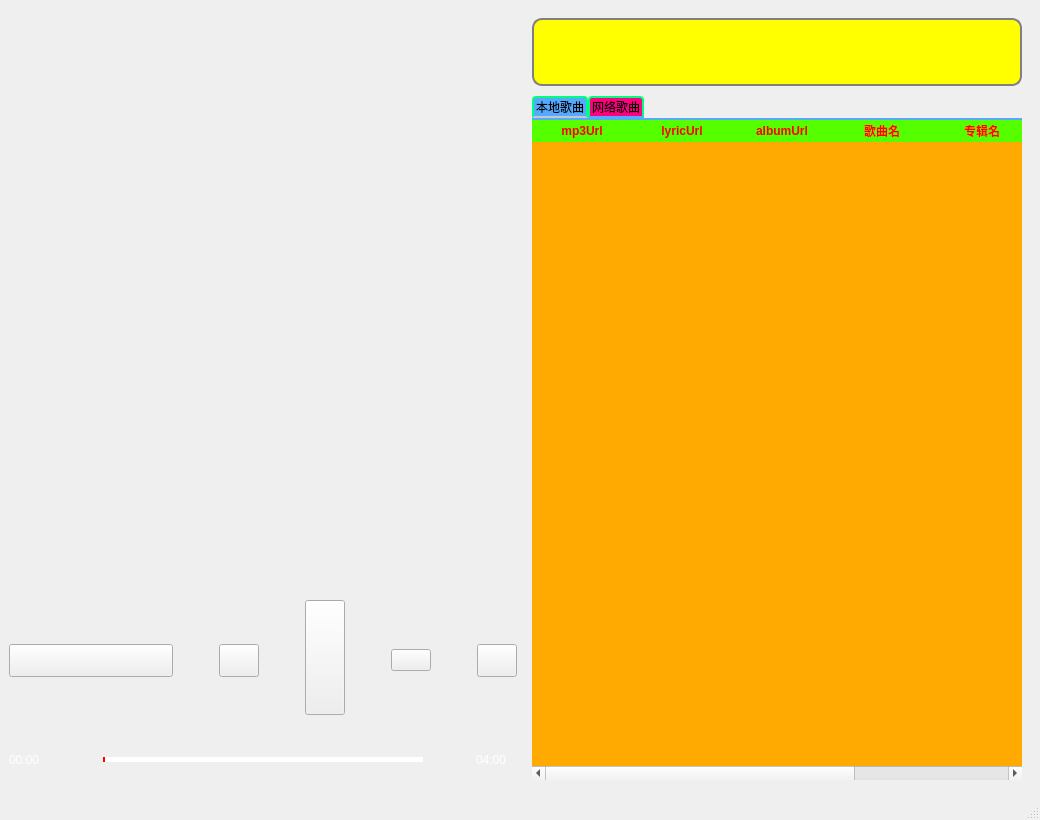
<?xml version="1.0" encoding="UTF-8"?>
<ui version="4.0">
 <class>CloudMusicWindow</class>
 <widget class="QMainWindow" name="CloudMusicWindow">
  <property name="geometry">
   <rect>
    <x>0</x>
    <y>0</y>
    <width>1040</width>
    <height>820</height>
   </rect>
  </property>
  <property name="windowTitle">
   <string>CloudMusicWindow</string>
  </property>
  <widget class="QWidget" name="centralwidget">
   <property name="styleSheet">
    <string notr="true">QWidget#centralwidget {
background-image: url(:/images/background.png);}</string>
   </property>
   <layout class="QHBoxLayout" name="horizontalLayout_2">
    <item>
     <layout class="QVBoxLayout" name="verticalLayout" stretch="10,1,2,1,1">
      <item>
       <widget class="QGraphicsView" name="graphicsView">
        <property name="styleSheet">
         <string notr="true">background-color: transparent;</string>
        </property>
        <property name="verticalScrollBarPolicy">
         <enum>Qt::ScrollBarAlwaysOff</enum>
        </property>
        <property name="horizontalScrollBarPolicy">
         <enum>Qt::ScrollBarAlwaysOff</enum>
        </property>
       </widget>
      </item>
      <item>
       <spacer name="verticalSpacer_9">
        <property name="orientation">
         <enum>Qt::Vertical</enum>
        </property>
        <property name="sizeType">
         <enum>QSizePolicy::Fixed</enum>
        </property>
        <property name="sizeHint" stdset="0">
         <size>
          <width>20</width>
          <height>10</height>
         </size>
        </property>
       </spacer>
      </item>
      <item>
       <layout class="QGridLayout" name="gridLayout" rowstretch="0,0,0,0" columnstretch="2,0,0,0,0,0,0,0,0">
        <item row="0" column="6" rowspan="2">
         <spacer name="verticalSpacer_5">
          <property name="orientation">
           <enum>Qt::Vertical</enum>
          </property>
          <property name="sizeHint" stdset="0">
           <size>
            <width>20</width>
            <height>17</height>
           </size>
          </property>
         </spacer>
        </item>
        <item row="2" column="5">
         <spacer name="horizontalSpacer_3">
          <property name="orientation">
           <enum>Qt::Horizontal</enum>
          </property>
          <property name="sizeHint" stdset="0">
           <size>
            <width>40</width>
            <height>20</height>
           </size>
          </property>
         </spacer>
        </item>
        <item row="2" column="6">
         <widget class="QPushButton" name="pushButton_4">
          <property name="styleSheet">
           <string notr="true">border-image: url(:/images/play-next.png);</string>
          </property>
          <property name="text">
           <string/>
          </property>
         </widget>
        </item>
        <item row="3" column="0">
         <spacer name="verticalSpacer_2">
          <property name="orientation">
           <enum>Qt::Vertical</enum>
          </property>
          <property name="sizeHint" stdset="0">
           <size>
            <width>20</width>
            <height>17</height>
           </size>
          </property>
         </spacer>
        </item>
        <item row="3" column="6">
         <spacer name="verticalSpacer_6">
          <property name="orientation">
           <enum>Qt::Vertical</enum>
          </property>
          <property name="sizeHint" stdset="0">
           <size>
            <width>20</width>
            <height>17</height>
           </size>
          </property>
         </spacer>
        </item>
        <item row="0" column="8">
         <spacer name="verticalSpacer_8">
          <property name="orientation">
           <enum>Qt::Vertical</enum>
          </property>
          <property name="sizeHint" stdset="0">
           <size>
            <width>20</width>
            <height>17</height>
           </size>
          </property>
         </spacer>
        </item>
        <item row="2" column="3">
         <spacer name="horizontalSpacer_2">
          <property name="orientation">
           <enum>Qt::Horizontal</enum>
          </property>
          <property name="sizeHint" stdset="0">
           <size>
            <width>40</width>
            <height>20</height>
           </size>
          </property>
         </spacer>
        </item>
        <item row="2" column="0">
         <widget class="QPushButton" name="pushButton_5">
          <property name="sizePolicy">
           <sizepolicy hsizetype="Expanding" vsizetype="Expanding">
            <horstretch>0</horstretch>
            <verstretch>0</verstretch>
           </sizepolicy>
          </property>
          <property name="styleSheet">
           <string notr="true">border-image: url(:/images/cycle-play.png);</string>
          </property>
          <property name="text">
           <string/>
          </property>
         </widget>
        </item>
        <item row="0" column="0" rowspan="2">
         <spacer name="verticalSpacer">
          <property name="orientation">
           <enum>Qt::Vertical</enum>
          </property>
          <property name="sizeHint" stdset="0">
           <size>
            <width>20</width>
            <height>17</height>
           </size>
          </property>
         </spacer>
        </item>
        <item row="3" column="8">
         <spacer name="verticalSpacer_7">
          <property name="orientation">
           <enum>Qt::Vertical</enum>
          </property>
          <property name="sizeHint" stdset="0">
           <size>
            <width>20</width>
            <height>17</height>
           </size>
          </property>
         </spacer>
        </item>
        <item row="2" column="2">
         <widget class="QPushButton" name="prevMusic">
          <property name="sizePolicy">
           <sizepolicy hsizetype="Expanding" vsizetype="Expanding">
            <horstretch>0</horstretch>
            <verstretch>0</verstretch>
           </sizepolicy>
          </property>
          <property name="styleSheet">
           <string notr="true">border-image: url(:/images/play-pri.png);</string>
          </property>
          <property name="text">
           <string/>
          </property>
         </widget>
        </item>
        <item row="2" column="7">
         <spacer name="horizontalSpacer_4">
          <property name="orientation">
           <enum>Qt::Horizontal</enum>
          </property>
          <property name="sizeHint" stdset="0">
           <size>
            <width>40</width>
            <height>20</height>
           </size>
          </property>
         </spacer>
        </item>
        <item row="0" column="2">
         <spacer name="verticalSpacer_4">
          <property name="orientation">
           <enum>Qt::Vertical</enum>
          </property>
          <property name="sizeHint" stdset="0">
           <size>
            <width>20</width>
            <height>17</height>
           </size>
          </property>
         </spacer>
        </item>
        <item row="3" column="2">
         <spacer name="verticalSpacer_3">
          <property name="orientation">
           <enum>Qt::Vertical</enum>
          </property>
          <property name="sizeHint" stdset="0">
           <size>
            <width>20</width>
            <height>17</height>
           </size>
          </property>
         </spacer>
        </item>
        <item row="2" column="8">
         <widget class="QPushButton" name="musicLyricTableButton">
          <property name="sizePolicy">
           <sizepolicy hsizetype="Expanding" vsizetype="Expanding">
            <horstretch>0</horstretch>
            <verstretch>0</verstretch>
           </sizepolicy>
          </property>
          <property name="styleSheet">
           <string notr="true">QPushButton{
	border-image: url(:/images/default-music-list.png);
}
QPushButton[displayMode=&quot;musicTableMode&quot;]{
	border-image: url(:/images/default-music-list.png);
}
QPushButton[displayMode=&quot;musicLyricMode&quot;]{
	border-image: url(:/images/music-list.png);
}</string>
          </property>
          <property name="text">
           <string/>
          </property>
         </widget>
        </item>
        <item row="2" column="1">
         <spacer name="horizontalSpacer">
          <property name="orientation">
           <enum>Qt::Horizontal</enum>
          </property>
          <property name="sizeHint" stdset="0">
           <size>
            <width>40</width>
            <height>20</height>
           </size>
          </property>
         </spacer>
        </item>
        <item row="0" column="4" rowspan="4">
         <widget class="QPushButton" name="musicPauseOrPlay">
          <property name="sizePolicy">
           <sizepolicy hsizetype="Expanding" vsizetype="Expanding">
            <horstretch>0</horstretch>
            <verstretch>0</verstretch>
           </sizepolicy>
          </property>
          <property name="styleSheet">
           <string notr="true">/*
QPushButton{
	border-image: url(:/images/pause.png);
}
QPushButton[state=&quot;musicPauseMode&quot;]{
	border-image: url(:/images/pause.png);
}
QPushButton[state=&quot;musicPlayMode&quot;]{
	border-image: url(:/images/play.png);
}</string>
          </property>
          <property name="text">
           <string/>
          </property>
         </widget>
        </item>
       </layout>
      </item>
      <item>
       <spacer name="verticalSpacer_10">
        <property name="orientation">
         <enum>Qt::Vertical</enum>
        </property>
        <property name="sizeType">
         <enum>QSizePolicy::Fixed</enum>
        </property>
        <property name="sizeHint" stdset="0">
         <size>
          <width>20</width>
          <height>10</height>
         </size>
        </property>
       </spacer>
      </item>
      <item>
       <layout class="QHBoxLayout" name="horizontalLayout" stretch="1,1,8,1,1">
        <item>
         <widget class="QLabel" name="playTimeLabel">
          <property name="styleSheet">
           <string notr="true">color: rgb(255, 255, 255);</string>
          </property>
          <property name="text">
           <string>00:00</string>
          </property>
         </widget>
        </item>
        <item>
         <spacer name="horizontalSpacer_5">
          <property name="orientation">
           <enum>Qt::Horizontal</enum>
          </property>
          <property name="sizeHint" stdset="0">
           <size>
            <width>40</width>
            <height>20</height>
           </size>
          </property>
         </spacer>
        </item>
        <item>
         <widget class="QSlider" name="musicPlaySlider">
          <property name="styleSheet">
           <string notr="true">QSlider
{
    border-color: #bcbcbc;
}

QSlider::groove:horizontal
{                                
     border: 1px solid #999999;                             
     height: 3px;                                           
     margin: 0px 0;                                         
     left: 5px; right: 5px; 
 }
 
QSlider::handle:horizontal
{                               
     border: 0px ;                           
     border-image: url(:/images/slider-handle.png);
     width: 15px;                                           
     margin: -7px -7px -7px -6px;                  
} 

QSlider::add-page:horizontal
{
    background:white;
}

QSlider::sub-page:horizontal
{                               
     background:red;                
}
</string>
          </property>
          <property name="orientation">
           <enum>Qt::Horizontal</enum>
          </property>
         </widget>
        </item>
        <item>
         <spacer name="horizontalSpacer_6">
          <property name="orientation">
           <enum>Qt::Horizontal</enum>
          </property>
          <property name="sizeHint" stdset="0">
           <size>
            <width>40</width>
            <height>20</height>
           </size>
          </property>
         </spacer>
        </item>
        <item>
         <widget class="QLabel" name="musicDurationLabel">
          <property name="styleSheet">
           <string notr="true">color: rgb(255, 255, 255);</string>
          </property>
          <property name="text">
           <string>04:00</string>
          </property>
         </widget>
        </item>
       </layout>
      </item>
     </layout>
    </item>
    <item>
     <widget class="QStackedWidget" name="stackedWidget">
      <property name="styleSheet">
       <string notr="true"/>
      </property>
      <widget class="QWidget" name="page">
       <layout class="QVBoxLayout" name="verticalLayout_4" stretch="1,10">
        <property name="spacing">
         <number>10</number>
        </property>
        <item>
         <widget class="QLineEdit" name="searchLineEdit">
          <property name="sizePolicy">
           <sizepolicy hsizetype="Expanding" vsizetype="Expanding">
            <horstretch>0</horstretch>
            <verstretch>0</verstretch>
           </sizepolicy>
          </property>
          <property name="styleSheet">
           <string notr="true">QLineEdit 
{
    border: 2px solid gray;
    border-radius: 10px;
    padding: 0 8px;
    background: yellow;
    selection-background-color: darkgray;
 }
</string>
          </property>
         </widget>
        </item>
        <item>
         <widget class="QTabWidget" name="tabWidget">
          <property name="styleSheet">
           <string notr="true">/* The tab widget frame */
QTabWidget::pane 
{ 
    border-top: 2px solid #55aaff;
    position: absolute;
    top: -0.5em;
 }

 QTabWidget::tab-bar
 {
     alignment: center;
 }

  /* Style the tab using the tab sub-control. Note that it reads
   QTabBar_not_ QTabWidget */
  QTabBar::tab
  {    
      background-color: rgb(85, 170, 255);
      border: 2px solid #00ff7f;
      border-bottom-color: #C2C7CB; /* same as the pane color */
      border-top-left-radius: 4px;
      border-top-right-radius: 4px;
      min-width: 8ex;
      padding: 2px;
  }

  QTabBar::tab:hover
  {  
      background-color: rgb(255, 0, 255);
  }

  QTabBar::tab:selected
  {            
     background-color: rgb(255, 0, 127);
     /* same as pane color */
     border-bottom-color: rgb(85, 170, 255);
  }
</string>
          </property>
          <property name="currentIndex">
           <number>1</number>
          </property>
          <widget class="QWidget" name="tab">
           <attribute name="title">
            <string>本地歌曲</string>
           </attribute>
           <layout class="QVBoxLayout" name="verticalLayout_2">
            <property name="spacing">
             <number>0</number>
            </property>
            <property name="leftMargin">
             <number>0</number>
            </property>
            <property name="topMargin">
             <number>0</number>
            </property>
            <property name="rightMargin">
             <number>0</number>
            </property>
            <property name="bottomMargin">
             <number>0</number>
            </property>
            <item>
             <widget class="QTableWidget" name="localMusicTable">
              <property name="styleSheet">
               <string notr="true">QTableWidget
{
    /*前景色：文字颜色*/    
    color: rgb(0, 0, 0);
   
    /*表格中的网格线条颜色*/    
    /*gridline-color:rgb(255, 224, 205);*/
    
    background-color: rgb(200, 200, 0);
    background-color: rgb(255, 170, 0);
        
    /*设置交替颜色，需要在函数属性中设置:
    tableWidget-&gt;setAlternatingRowColors(true)
    */
    alternate-background-color: rgb(85, 85, 255);
    selection-color:red;    /*鼠标选中时前景色：文字颜色*/
    selection-background-color:yellow;   /*鼠标选中时背景色*/
    border:1px solid gray;  /*边框线的宽度、颜色*/
    border:0px;    /*去除边界线*/
    /*border-radius:5px;*/
    /*padding:10px 10px;*/  /*表格与边框的间距*/
}

QHeaderView::section
{               
     background-color: rgb(85, 255, 0);
     font-weight  : bold;    
     color: rgb(255, 0, 0);
     border: 0px solid;
}

QTableWidget::Item
{
    border:0px solid rgb(255,0,0);
    border-bottom:1px solid rgb(255,0,0);
}
</string>
              </property>
             </widget>
            </item>
           </layout>
          </widget>
          <widget class="QWidget" name="tab_2">
           <attribute name="title">
            <string>网络歌曲</string>
           </attribute>
           <layout class="QVBoxLayout" name="verticalLayout_3">
            <property name="spacing">
             <number>0</number>
            </property>
            <property name="leftMargin">
             <number>0</number>
            </property>
            <property name="topMargin">
             <number>0</number>
            </property>
            <property name="rightMargin">
             <number>0</number>
            </property>
            <property name="bottomMargin">
             <number>0</number>
            </property>
            <item>
             <widget class="QTableWidget" name="networkMusicTable">
              <property name="focusPolicy">
               <enum>Qt::NoFocus</enum>
              </property>
              <property name="styleSheet">
               <string notr="true">QTableWidget
{
    /*前景色：文字颜色*/    
    color: rgb(0, 0, 0);
   
    /*表格中的网格线条颜色*/    
    /*gridline-color:rgb(255, 224, 205);*/
    
    background-color: rgb(200, 200, 0);
    background-color: rgb(255, 170, 0);
        
    /*设置交替颜色，需要在函数属性中设置:
    tableWidget-&gt;setAlternatingRowColors(true)
    */
    alternate-background-color: rgb(85, 85, 255);
    selection-color:red;    /*鼠标选中时前景色：文字颜色*/
    selection-background-color:yellow;   /*鼠标选中时背景色*/
    border:1px solid gray;  /*边框线的宽度、颜色*/
    border:0px;    /*去除边界线*/
    /*border-radius:5px;*/
    /*padding:10px 10px;*/  /*表格与边框的间距*/
}

QHeaderView::section
{               
     background-color: rgb(85, 255, 0);
     font-weight  : bold;    
     color: rgb(255, 0, 0);
     border: 0px solid;
}

QTableWidget::Item
{
    border:0px solid rgb(255,0,0);
    border-bottom:1px solid rgb(255,0,0);
}
QTableWidget::Item:selected
{
	color: rgb(0, 255, 255);
    background-color:rgb(0, 0, 127)
}

</string>
              </property>
              <attribute name="verticalHeaderVisible">
               <bool>false</bool>
              </attribute>
              <attribute name="verticalHeaderHighlightSections">
               <bool>true</bool>
              </attribute>
              <column>
               <property name="text">
                <string>mp3Url</string>
               </property>
              </column>
              <column>
               <property name="text">
                <string>lyricUrl</string>
               </property>
              </column>
              <column>
               <property name="text">
                <string>albumUrl</string>
               </property>
              </column>
              <column>
               <property name="text">
                <string>歌曲名</string>
               </property>
              </column>
              <column>
               <property name="text">
                <string>专辑名</string>
               </property>
              </column>
              <column>
               <property name="text">
                <string>时长</string>
               </property>
              </column>
             </widget>
            </item>
           </layout>
          </widget>
         </widget>
        </item>
       </layout>
      </widget>
      <widget class="QWidget" name="page_2">
       <property name="styleSheet">
        <string notr="true">QWidget{
	
	background-color: transparent;
}</string>
       </property>
       <layout class="QVBoxLayout" name="verticalLayout_5">
        <property name="spacing">
         <number>0</number>
        </property>
        <property name="leftMargin">
         <number>0</number>
        </property>
        <property name="topMargin">
         <number>0</number>
        </property>
        <property name="rightMargin">
         <number>0</number>
        </property>
        <property name="bottomMargin">
         <number>0</number>
        </property>
        <item>
         <widget class="QTextEdit" name="lyricTextEdit">
          <property name="styleSheet">
           <string notr="true">QTextEdit{	
	
	color: rgb(255, 255, 255);
	background-color: transparent;
	border-style: outset;
}
</string>
          </property>
          <property name="readOnly">
           <bool>true</bool>
          </property>
         </widget>
        </item>
       </layout>
      </widget>
     </widget>
    </item>
   </layout>
  </widget>
  <widget class="QMenuBar" name="menubar">
   <property name="geometry">
    <rect>
     <x>0</x>
     <y>0</y>
     <width>1040</width>
     <height>26</height>
    </rect>
   </property>
  </widget>
  <widget class="QStatusBar" name="statusbar"/>
 </widget>
 <resources/>
 <connections/>
</ui>
